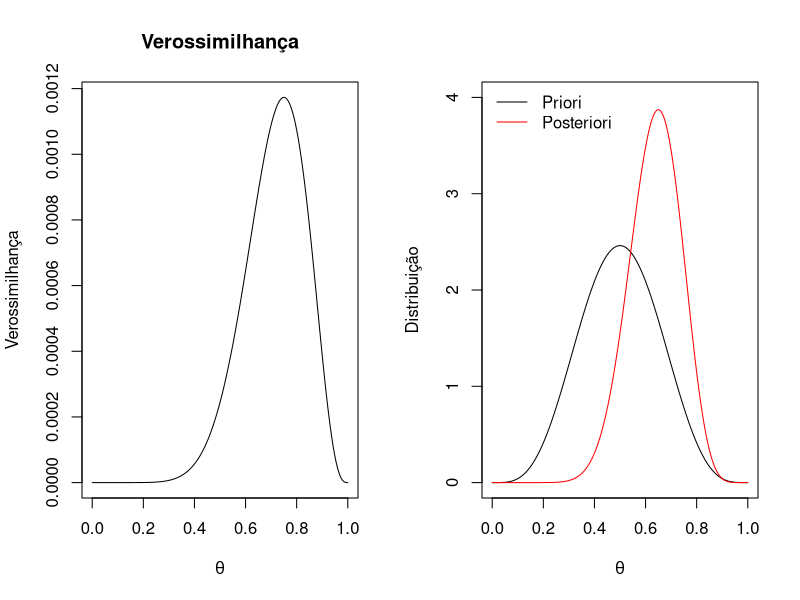
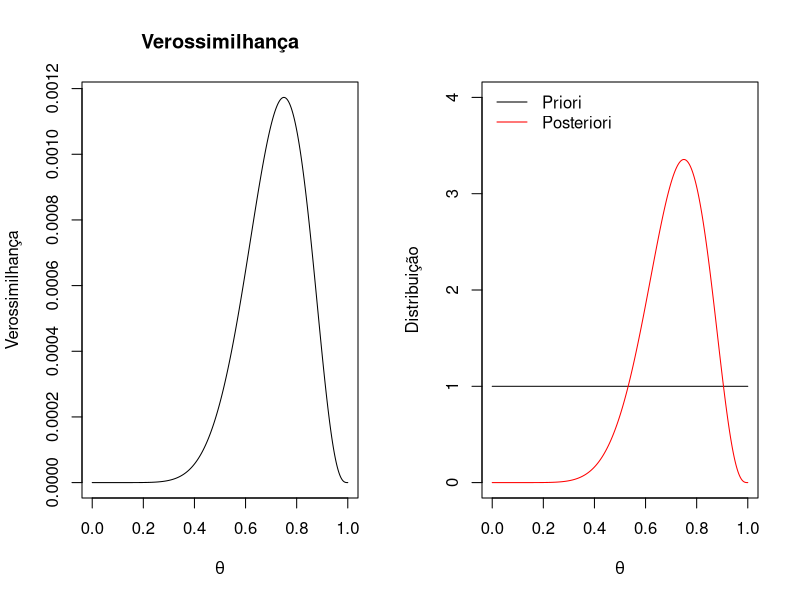
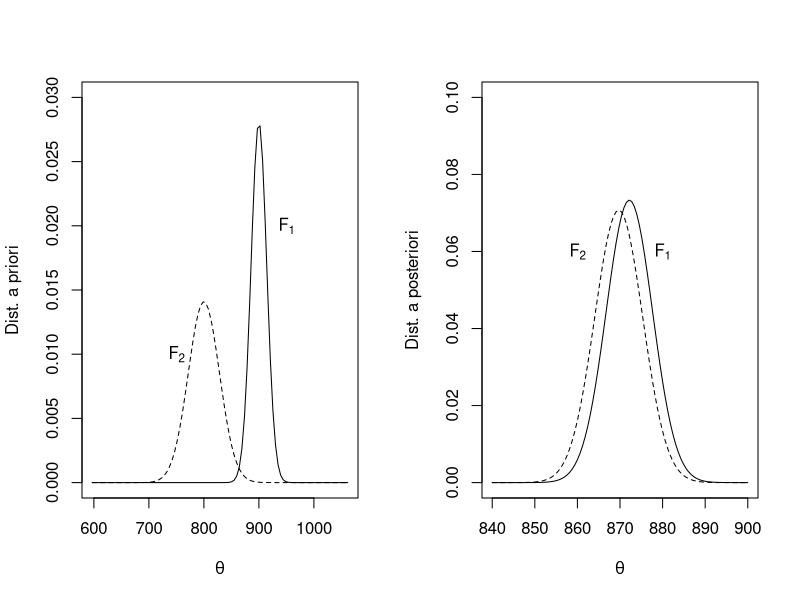
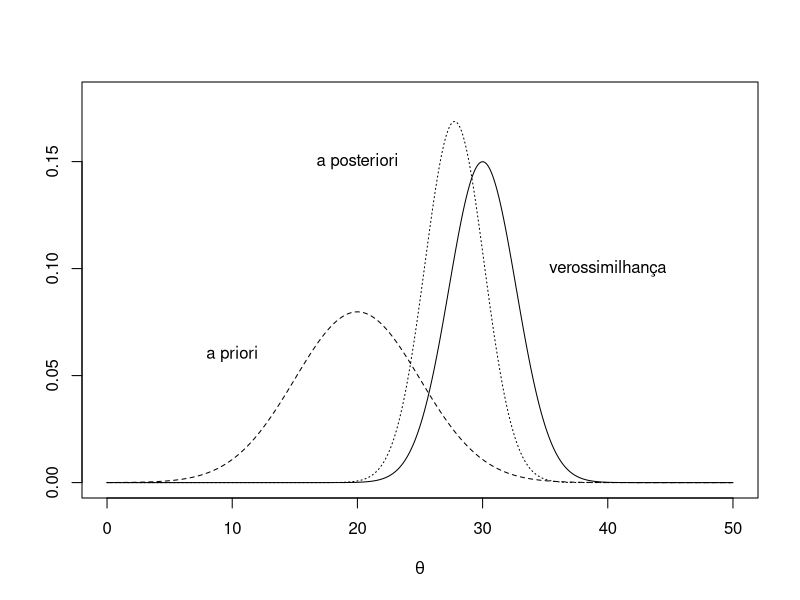

Write R code to recreate these figures, in order.
## ---- chunk 1
par(mfrow=c(1,2))

theta <- seq(0,1, length.out=1000)

lik <- function(theta=theta, n=n, sumx=sumx ){
  likobs <- (theta^sumx)*((1-theta)^(n-sumx))
  return(likobs)
}
vero <- lik(theta=theta, n=12, sumx=9)
plot(theta, vero, type="l", main="Verossimilhança", ylab="Verossimilhança", xlab=expression(theta)) 

a <- 5
b <- 5
prior <- dbeta(theta, shape1 = a, shape2 = b)
plot(theta, prior, type="l", ylim =c(0,4), ylab="Distribuição", xlab=expression(theta) ) 

n=12
sumx=9
post <- dbeta(theta, shape1 = (a+sumx), shape2 =(b+n-sumx))
lines(theta, post, col="red") 
legend("topleft", c("Priori", "Posteriori"), lty=1, col=c("black", "red"), bty="n")
## ---- chunk 2
par(mfrow=c(1,2))

theta <- seq(0,1, length.out=1000)

lik <- function(theta=theta, n=n, sumx=sumx ){
  likobs <- (theta^sumx)*((1-theta)^(n-sumx))
  return(likobs)
}
vero <- lik(theta=theta, n=12, sumx=9)
plot(theta, vero, type="l", main="Verossimilhança", ylab="Verossimilhança", xlab=expression(theta)) 

a <- 1
b <- 1
prior <- dbeta(theta, shape1 = a, shape2 = b)
plot(theta, prior, type="l", ylim =c(0,4), ylab="Distribuição", xlab=expression(theta) ) 

n=12
sumx=9
post <- dbeta(theta, shape1 = (a+sumx), shape2 =(b+n-sumx))
lines(theta, post, col="red") 
legend("topleft", c("Priori", "Posteriori"), lty=1, col=c("black", "red"), bty="n")
## ---- chunk 3
par(mfrow=c(1,2))
x <- seq(-1.5, 0.8, length=100)*202+900
f1 <- dnorm(x, mean=900,sd=sqrt(202))
plot(x, f1, type="l", ylim=c(0,0.030), ylab="Dist. a priori",
     xlab=expression(theta))
f2 <- dnorm(x, mean=800,sd=sqrt(802))
lines(x, f2, lty=2)
text(750,0.01, expression(F[2]))
text(950,0.02, expression(F[1]))

x <- seq(-1.5, 1.5, length=100)*20+870
f1 <- dnorm(x, mean=872.2,sd=5.44)
plot(x, f1, type="l", ylim=c(0,0.1), ylab="Dist. a posteriori",
     xlab=expression(theta))
f2 <- dnorm(x, mean=869.7,sd=5.64)
lines(x, f2, lty=2)
text(860,0.06, expression(F[2]))
text(880,0.06, expression(F[1]))

## ---- chunk 4
par(mfrow=c(1,1))
mu <- seq(0,50, length.out=1000)
sigma <- 6
n <- 5
xbar <- 30
vero <- function(mu, sigma, n, xbar){
  f <- ((2*pi*sigma^2)^(-0.35))*exp( -(n/(2*(sigma^2)))*((mu-xbar)^2) )
  return(f)
}

norm_vero <- vero(mu=mu, sigma, n, xbar)
dprior <- dnorm(mu, mean=20, sd=5)
dpost <- dnorm(mu, mean=27.764, sd=2.364)
plot(mu, norm_vero, type="l", xlim=c(0,50), ylim=c(0,0.18), ylab="",
     xlab=expression(theta), lty=1)
lines(mu, dprior, lty=2)
lines(mu, dpost, lty=3)

text(10,0.06, "a priori")
text(20,0.15, "a posteriori")
text(40,0.10, "verossimilhança")
